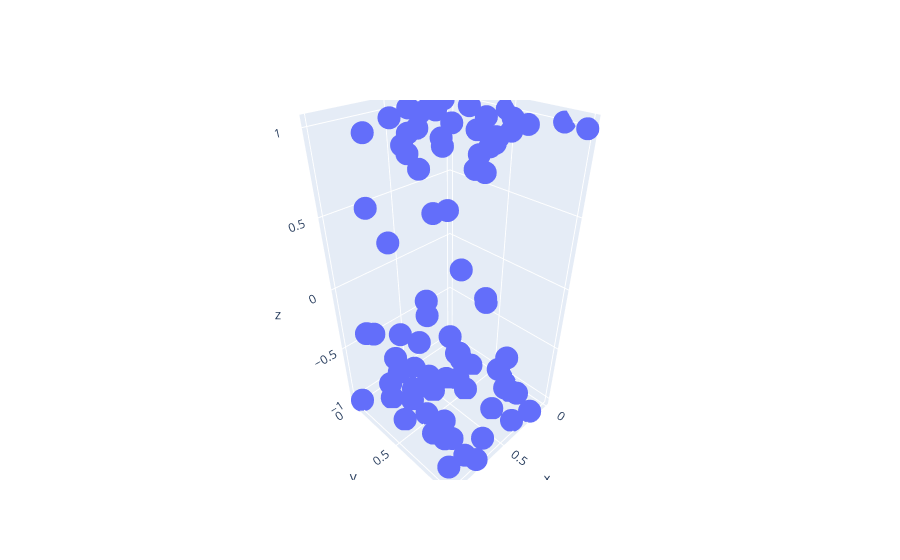

This figure's notebook cell:
### Code cell
import plotly.graph_objects as go

u_for_plot = [[None for x in range(N)] for y in range(N)]
x_dict = {}
y_dict = {}
for i in range(N):
    x_dict[i] = points[i].x
    y_dict[i] = points[i].y
    
x_items = list(x_dict.items())
x_items.sort(key=lambda i: i[1])

y_items = list(y_dict.items())
y_items.sort(key=lambda i: i[1])

x = np.zeros(N)
y = np.zeros(N)
r= 0
for i in range(N):
    x[i] = x_items[i][1]
    for j in range(N):
        y[i] = y_items[i][1]
        if x_items[i][0] == y_items[j][0]:
            u_for_plot[j][i] = points[x_items[i][0]].u
            r+=1
for i in range(N):
    x[i] = points[i].x
    y[i] = points[i].y
    u[i] = points[i].u
            
fig = go.Figure(data=[go.Scatter3d(x=x, y=y, z=u, mode='markers')])
fig.show()
